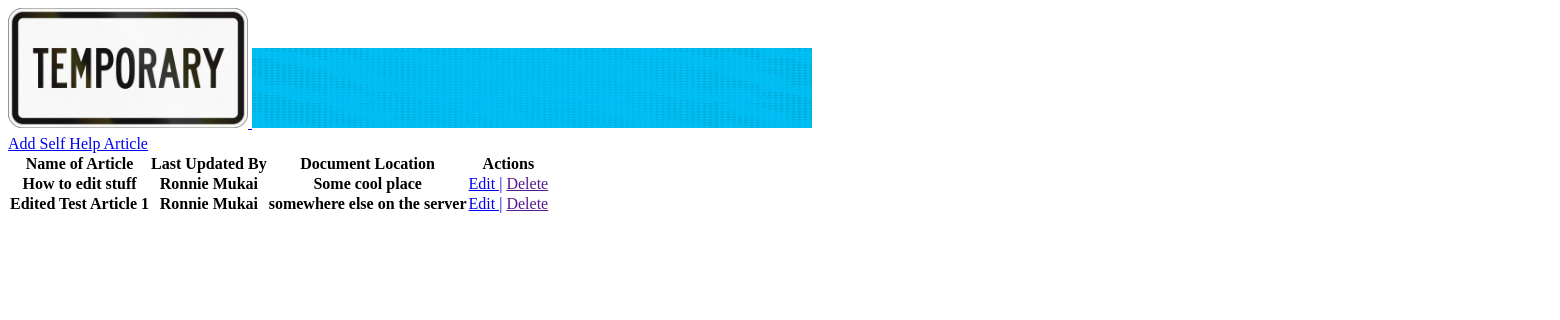
/admin_page/all_self_help_articles, run on an earlier commit of the app's database.
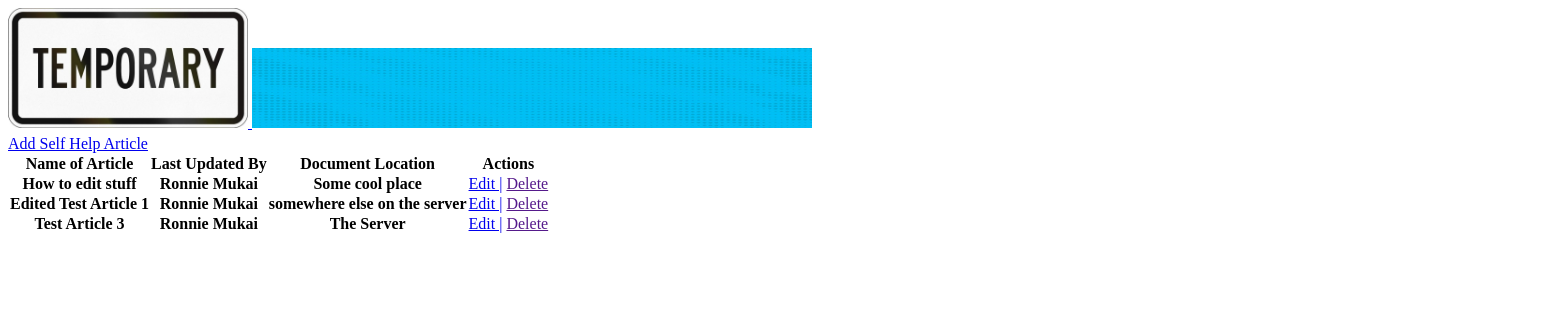
And on a later commit of the database.
### catalog_application/models.py (models this page shows)
class SelfHelpArticle(models.Model):
    title = models.CharField(max_length=100)
    last_updated_by = models.CharField(max_length=50)
    description = models.CharField(max_length=800)
    document_location = models.CharField(max_length=100)
    created_at = models.DateTimeField(auto_now_add=True)
    updated_at = models.DateTimeField(auto_now=True)
    objects = SelfHelpArticleManager()

### catalog_application/views.py (the view)
# urls.py: path('admin_page/all_self_help_articles', views.all_self_help_articles),
def all_self_help_articles(request):
    context = {
        'self_help_articles': SelfHelpArticle.objects.all()
    }
    return render(request, 'all_self_help_articles.html', context)

### catalog_application/templates/all_self_help_articles.html (shortened to what this page needs)
{% load static %}
<!DOCTYPE html>
<html lang="en">
    <head>
        <link
            rel="stylesheet"
            href="{% static 'css\all_self _help_articles.css' %}"
        />
    </head>
    <body>
        <div id="wrapper">
            <div class="header">
                <a href="TBD">
                    <img
                        class="logo"
                        src="{% static 'images\temp_image.jpeg' %}"
                    />
                </a>
                <img
                    class="banner"
                    src="{% static 'images\temp_banner.jpg' %}"
                />
            </div>
            <div class="main_content">
                <a
                    href="/admin_page/all_self_help_articles/add_self_help_article"
                    >Add Self Help Article</a
                >
                <div class="all_articles">
                    <table class="all_articles">
                        <thead class="column_names">
                            <tr>
                                <th>Name of Article</th>
                                <th>Last Updated By</th>
                                <th>Document Location</th>
                                <th>Actions</th>
                            </tr>
                        </thead>
                        {% for articles in self_help_articles %}
                        <tbody>
                            <tr>
                                <th>{{ articles.title }}</th>
                                <th>{{ articles.last_updated_by }}</th>
                                <th>{{ articles.document_location}}</th>
                                <td>
                                    <a
                                        href="/admin_page/all_self_help_articles/{{ articles.id }}/edit_articles"
                                        >Edit |</a
                                    >
                                    <a href="" class="delete_link">Delete</a>
                                </td>
                            </tr>
                        </tbody>
                        {% endfor %}
                    </table>
                </div>
            </div>
        </div>
    </body>
</html>

### static/css/all_self _help_articles.css (style rules this page uses)
* { margin: 0; padding: 0; }
#wrapper { width: 1920px; height: 1080px; margin: 8px; }
.header .logo { width: 15rem; height: auto; }
.banner { width: 35rem; height: 5rem; }
.main_content { padding-top: 0.2rem; }

What changed in the data, as far as the page shows it:
added SelfHelpArticle: title "Test Article 3", last_updated_by "Ronnie Mukai", document_location "The Server"
